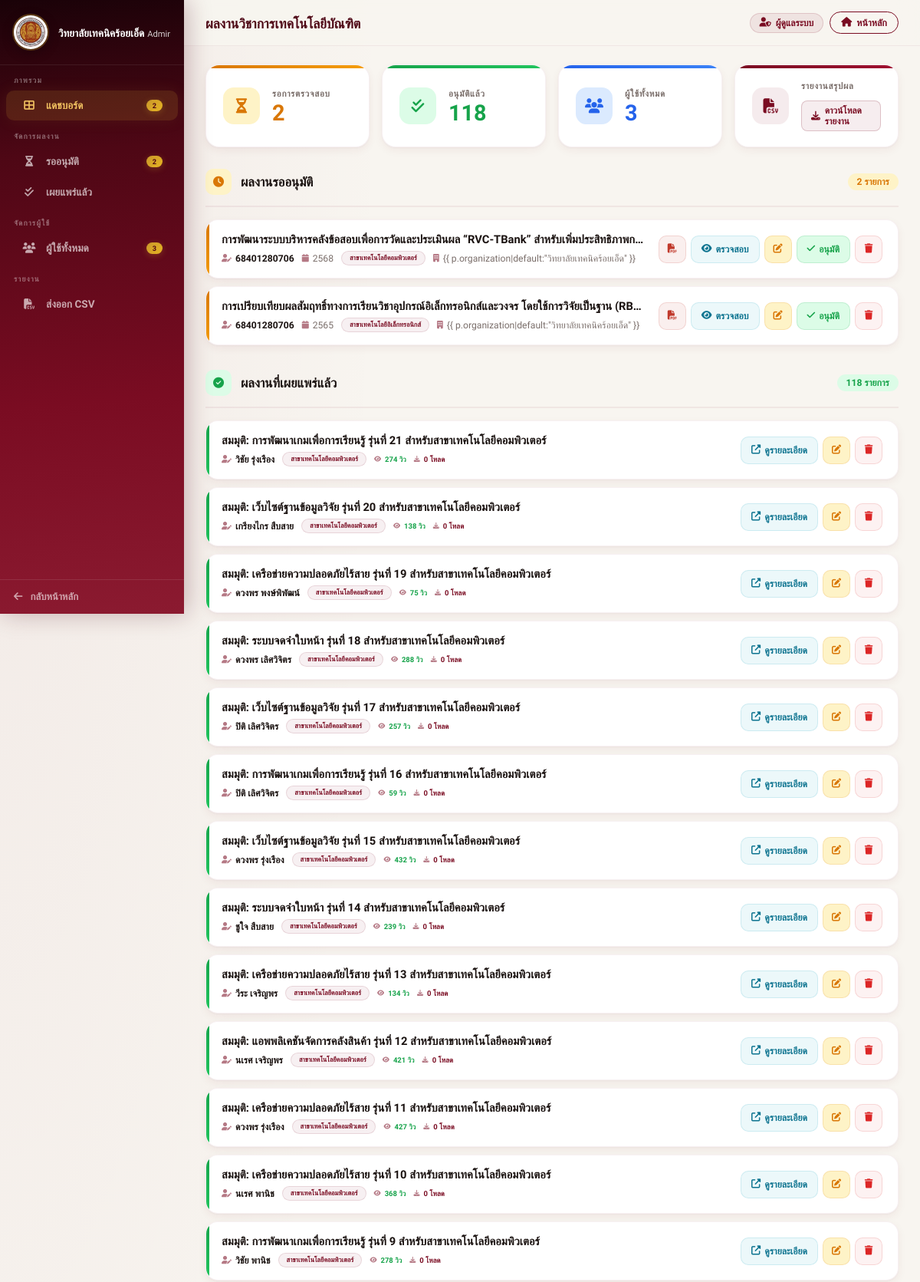
Page /manage/ (signed in, upper part) on the committed database.
### research/models.py (models this page shows, shortened)
class Project(models.Model):
    DEPARTMENTS = [
        ('EE', 'สาขาเทคโนโลยีไฟฟ้า'),
        ('ET', 'สาขาเทคโนโลยีอิเล็กทรอนิกส์'),
        ('PT', 'สาขาเทคโนโลยีการผลิต'),
        ('MT', 'สาขาเทคโนโลยีเครื่องกล'),
        ('CT', 'สาขาเทคโนโลยีคอมพิวเตอร์'),
    ]
    RESEARCH_TYPES = [
        ('classroom', 'วิจัยในชั้นเรียน'),
        ('r_d', 'วิจัยและพัฒนา (R&D)'),
        ('innovation', 'นวัตกรรมและสิ่งประดิษฐ์'),
        ('survey', 'วิจัยเชิงสำรวจ'),
        ('other', 'อื่นๆ'),
    ]
    title_th = models.CharField(max_length=500, verbose_name="ชื่อผลงานวิจัย (ภาษาไทย)")
    title_en = models.CharField(max_length=500, verbose_name="ชื่อผลงานวิจัย (ภาษาอังกฤษ)", blank=True, null=True)
    department = models.CharField(max_length=2, choices=DEPARTMENTS, default='CT', verbose_name="สาขาวิชา")
    academic_year = models.IntegerField(verbose_name="ปีที่ผลงานวิจัยเสร็จ (พ.ศ.)")
    research_type = models.CharField(max_length=50, choices=RESEARCH_TYPES, default='innovation', verbose_name="ประเภทของงานวิจัย")
    student_name = models.CharField(max_length=255, verbose_name="ชื่อนักวิจัยหลัก")
    researcher_co1 = models.CharField(max_length=255, verbose_name="ชื่อนักวิจัยร่วมคนที่ 1", blank=True, null=True)
    researcher_co2 = models.CharField(max_length=255, verbose_name="ชื่อนักวิจัยร่วมคนที่ 2", blank=True, null=True)
    organization = models.CharField(max_length=255, verbose_name="หน่วยงาน", default="วิทยาลัยเทคนิคร้อยเอ็ด")
    funding_by = models.CharField(max_length=255, verbose_name="ผู้สนับสนุนทุนวิจัย", blank=True, null=True)
    awards = models.TextField(verbose_name="รางวัลที่เคยได้รับ", blank=True, null=True)
    abstract = models.TextField(verbose_name="บทคัดย่อ", blank=True)
    keywords = models.CharField(max_length=255, verbose_name="คำสำคัญ (Keywords)", blank=True)
    background = models.TextField(verbose_name="ความเป็นมา/หลักการและเหตุผล", blank=True)
    objectives = models.TextField(verbose_name="วัตถุประสงค์การวิจัย", blank=True)
    scope = models.TextField(verbose_name="ขอบเขตของการวิจัย", blank=True)
    theory = models.TextField(verbose_name="ทฤษฎีที่ใช้ในการศึกษา/ที่เกี่ยวข้อง", blank=True)
    methodology = models.TextField(verbose_name="วิธีการวิจัย", blank=True)
    results = models.TextField(verbose_name="ผลการวิจัย", blank=True)
    discussion = models.TextField(verbose_name="อภิปรายผล", blank=True)
    suggestions_use = models.TextField(verbose_name="ข้อเสนอแนะในการใช้ประโยชน์", blank=True)
    suggestions_next = models.TextField(verbose_name="ข้อเสนอแนะในการทำวิจัยครั้งต่อไป", blank=True)
    other_info = models.TextField(verbose_name="อื่นๆ", blank=True, null=True)
    pdf_file = models.FileField(
        upload_to='pdfs/',
        verbose_name="ไฟล์ PDF ฉบับเต็ม",
        validators=[FileExtensionValidator(allowed_extensions=['pdf']), validate_file_size],
        null=True, blank=True
    )
    is_approved = models.BooleanField(default=False, verbose_name="อนุมัติการเผยแพร่")
    views_count = models.PositiveIntegerField(default=0, verbose_name="ยอดเข้าชม")
    download_count = models.PositiveIntegerField(default=0, verbose_name="ยอดดาวน์โหลด")
    class Meta:
        verbose_name = "โครงงาน/ผลงานวิชาการ"
        verbose_name_plural = "โครงงาน/ผลงานวิชาการ"
        ordering = ['-academic_year']

### research/views.py (the view)
# urls.py: path('manage/', views.admin_dashboard, name='admin_dashboard'),
@login_required
def admin_dashboard(request):
    if not request.user.is_staff:
        messages.warning(request, "เฉพาะผู้ดูแลระบบเท่านั้นที่เข้าถึงหน้านี้ได้")
        return redirect('project_list')
    pending_projects  = Project.objects.filter(is_approved=False).order_by('-id')
    approved_projects = Project.objects.filter(is_approved=True).order_by('-id')
    users = User.objects.select_related('profile').order_by('-date_joined')
    return render(request, 'research/admin_dashboard.html', {
        'pending_projects':  pending_projects,
        'approved_projects': approved_projects,
        'pending_count':     pending_projects.count(),
        'approved_count':    approved_projects.count(),
        'users':             users,
        'user_count':        users.count(),
    })

### research/templates/research/admin_dashboard.html (shortened to what this page needs)
{% load static %}
<!DOCTYPE html>
<html lang="th">
<head>
    <link rel="stylesheet" href="https://cdnjs.cloudflare.com/ajax/libs/font-awesome/6.4.0/css/all.min.css">
</head>
<body>
    <aside class="sidebar" id="sidebar">
        <div class="sidebar-logo">
            <img src="{% static 'logoretc.png' %}" alt="RETC" class="logo-img">
            <div class="sidebar-logo-text">
                <span class="sidebar-logo-name">วิทยาลัยเทคนิคร้อยเอ็ด</span>
                <span class="sidebar-logo-sub">Admin Dashboard</span>
            </div>
        </div>
        <nav class="sidebar-nav">
            <div class="sidebar-section-label">ภาพรวม</div>
            <a class="nav-item active" href="#" data-tip="แดชบอร์ด">
                <i class="fas fa-th-large"></i> <span>แดชบอร์ด</span>
                {% if pending_count > 0 %}<span class="nav-badge">{{ pending_count }}</span>{% endif %}
            </a>
            <div class="sidebar-section-label">จัดการผลงาน</div>
            <a class="nav-item" href="#pending-section" data-tip="รออนุมัติ">
                <i class="fas fa-hourglass-half"></i> <span>รออนุมัติ</span>
                {% if pending_count > 0 %}<span class="nav-badge">{{ pending_count }}</span>{% endif %}
            </a>
            <a class="nav-item" href="#approved-section" data-tip="เผยแพร่แล้ว">
                <i class="fas fa-check-double"></i> <span>เผยแพร่แล้ว</span>
            </a>
            <div class="sidebar-section-label">จัดการผู้ใช้</div>
            <a class="nav-item" href="#users-section" data-tip="ผู้ใช้ทั้งหมด">
                <i class="fas fa-users"></i> <span>ผู้ใช้ทั้งหมด</span>
                <span class="nav-badge">{{ user_count }}</span>
            </a>
            <div class="sidebar-section-label">รายงาน</div>
            <a class="nav-item" href="{% url 'export_projects_csv' %}" data-tip="ส่งออก CSV">
                <i class="fas fa-file-csv"></i> <span>ส่งออก CSV</span>
            </a>
        </nav>
        <div class="sidebar-footer">
            <a href="{% url 'project_list' %}" data-tip="หน้าหลัก">
                <i class="fas fa-arrow-left"></i> <span>กลับหน้าหลัก</span>
            </a>
        </div>
    </aside>
    <div class="main" id="mainContent">
        <header class="topbar">
            <div class="topbar-left">
                <div class="topbar-title">ผลงานวิชาการเทคโนโลยีบัณฑิต</div>
            </div>
            <div class="topbar-right">
                <div class="admin-chip">
                    <i class="fas fa-user-shield"></i> ผู้ดูแลระบบ
                </div>
                <a href="{% url 'project_list' %}" class="btn-back">
                    <i class="fas fa-home"></i> <span>หน้าหลัก</span>
                </a>
            </div>
        </header>
        <div class="page-body">
            <div class="stat-grid" style="grid-template-columns: repeat(4,1fr);">
                <div class="stat-card">
                    <div class="stat-icon-wrap stat-icon-amber"><i class="fas fa-hourglass-half"></i></div>
                    <div class="stat-info">
                        <div class="stat-label">รอการตรวจสอบ</div>
                        <div class="stat-value amber">{{ pending_count }}</div>
                    </div>
                </div>
                <div class="stat-card">
                    <div class="stat-icon-wrap stat-icon-green"><i class="fas fa-check-double"></i></div>
                    <div class="stat-info">
                        <div class="stat-label">อนุมัติแล้ว</div>
                        <div class="stat-value green">{{ approved_count }}</div>
                    </div>
                </div>
                <div class="stat-card">
                    <div class="stat-icon-wrap stat-icon-blue"><i class="fas fa-users"></i></div>
                    <div class="stat-info">
                        <div class="stat-label">ผู้ใช้ทั้งหมด</div>
                        <div class="stat-value" style="color:#2563eb;">{{ user_count }}</div>
                    </div>
                </div>
                <div class="stat-card">
                    <div class="stat-icon-wrap stat-icon-crimson"><i class="fas fa-file-csv"></i></div>
                    <div class="stat-info">
                        <div class="stat-label">รายงานสรุปผล</div>
                        <a href="{% url 'export_projects_csv' %}" class="btn-export">
                            <i class="fas fa-download"></i> ดาวน์โหลดรายงาน
                        </a>
                    </div>
                </div>
            </div>
            <div id="pending-section" style="margin-bottom: 32px;">
                <div class="section-header">
                    <div class="section-icon amber"><i class="fas fa-clock"></i></div>
                    <span class="section-title-text">ผลงานรออนุมัติ</span>
                    <span class="section-count amber">{{ pending_count }} รายการ</span>
                </div>
                {% for p in pending_projects %}
                <div class="project-row pending">
                    <div class="project-info">
                        <div class="project-name">{{ p.title_th }}</div>
                        <div class="project-meta">
                            <span><i class="fas fa-user-edit"></i> <b>{{ p.student_name }}</b></span>
                            <span><i class="fas fa-calendar"></i> {{ p.academic_year }}</span>
                            <span class="dept-tag">{{ p.get_department_display }}</span>
                            <span><i class="fas fa-building"></i> {{ p.organization|default:"วิทยาลัยเทคนิคร้อยเอ็ด"
                                }}</span>
                        </div>
                    </div>
                    <div class="action-group">
                        {% if p.pdf_file %}
                        <a href="{{ p.pdf_file.url }}" target="_blank" class="btn-act btn-pdf btn-icon"
                            title="ดู PDF"><i class="fas fa-file-pdf"></i></a>
                        {% endif %}
                        <a href="{% url 'project_detail' p.id %}" target="_blank" class="btn-act btn-preview">
                            <i class="fas fa-eye"></i> ตรวจสอบ
                        </a>
                        <a href="{% url 'edit_project' p.id %}" class="btn-act btn-edit btn-icon" title="แก้ไข"><i
                                class="fas fa-edit"></i></a>
                        <form method="POST" action="{% url 'approve_project' p.id %}" style="display:inline;">
                            <button type="submit" class="btn-act btn-approve"
                                onclick="return confirm('ยืนยันการอนุมัติผลงานนี้?')">
                                <i class="fas fa-check"></i> อนุมัติ
                            </button>
                        </form>
                        <form method="POST" action="{% url 'delete_project' p.id %}" style="display:inline;">
                            <button type="submit" class="btn-act btn-delete btn-icon" title="ลบ"
                                onclick="return confirm('ลบข้อมูลนี้ถาวร?')">
                                <i class="fas fa-trash"></i>
                            </button>
                        </form>
                    </div>
                </div>
                {% empty %}
                <div class="empty-state">
                    <i class="fas fa-inbox"></i>
                    ไม่มีผลงานค้างตรวจสอบ
                </div>
                {% endfor %}
            </div>
            <div id="approved-section">
                <div class="section-header">
                    <div class="section-icon green"><i class="fas fa-check-circle"></i></div>
                    <span class="section-title-text">ผลงานที่เผยแพร่แล้ว</span>
                    <span class="section-count green">{{ approved_count }} รายการ</span>
                </div>
                {% for p in approved_projects %}
                <div class="project-row approved">
                    <div class="project-info">
                        <div class="project-name">{{ p.title_th }}</div>
                        <div class="project-meta">
                            <span><i class="fas fa-user-edit"></i> <b>{{ p.student_name }}</b></span>
                            <span class="dept-tag">{{ p.get_department_display }}</span>
                            <span class="stat-inline views"><i class="fas fa-eye"></i> {{ p.views_count }} วิว</span>
                            <span class="stat-inline downloads"><i class="fas fa-download"></i> {{ p.download_count }}
                                โหลด</span>
                        </div>
                    </div>
                    <div class="action-group">
                        <a href="{% url 'project_detail' p.id %}" target="_blank" class="btn-act btn-preview">
                            <i class="fas fa-external-link-alt"></i> ดูรายละเอียด
                        </a>
                        <a href="{% url 'edit_project' p.id %}" class="btn-act btn-edit btn-icon" title="แก้ไข"><i
                                class="fas fa-edit"></i></a>
                        <form method="POST" action="{% url 'delete_project' p.id %}" style="display:inline;">
                            <button type="submit" class="btn-act btn-delete btn-icon" title="ลบ"
                                onclick="return confirm('ต้องการลบผลงานชิ้นนี้ใช่หรือไม่?')">
                                <i class="fas fa-trash"></i>
                            </button>
                        </form>
                    </div>
                </div>
                {% empty %}
                <div class="empty-state">
                    <i class="fas fa-folder-open"></i>
                    ยังไม่มีผลงานที่ผ่านการอนุมัติ
                </div>
                {% endfor %}
            </div>
        </div>
    </div>
</body>
</html>

### rows in the picture
Project: title_th "การพัฒนาระบบบริหารคลังข้อสอบเพื่อการวัดและประเมินผล “RVC-TBank” สำหรับเพิ่มประสิทธิภาพก…", student_name "68401280706", academic_year "2568", department "สาขาเทคโนโลยีคอมพิวเตอร์"
Project: title_th "การเปรียบเทียบผลสัมฤทธิ์ทางการเรียนวิชาอุปกรณ์อิเล็กทรอนิกส์และวงจร โดยใช้การวิจัยเป็นฐาน (RB…", student_name "68401280706", academic_year "2565", department "สาขาเทคโนโลยีอิเล็กทรอนิกส์"
Project: title_th "สมมุติ: การพัฒนาเกมเพื่อการเรียนรู้ รุ่นที่ 21 สำหรับสาขาเทคโนโลยีคอมพิวเตอร์", student_name "วิชัย รุ่งเรือง", department "สาขาเทคโนโลยีคอมพิวเตอร์", views_count "274", download_count "0"
Project: title_th "สมมุติ: เว็บไซต์ฐานข้อมูลวิจัย รุ่นที่ 20 สำหรับสาขาเทคโนโลยีคอมพิวเตอร์", student_name "เกรียงไกร สืบสาย", department "สาขาเทคโนโลยีคอมพิวเตอร์", views_count "138", download_count "0"
Project: title_th "สมมุติ: เครือข่ายความปลอดภัยไร้สาย รุ่นที่ 19 สำหรับสาขาเทคโนโลยีคอมพิวเตอร์", student_name "ดวงพร พงษ์พิพัฒน์", department "สาขาเทคโนโลยีคอมพิวเตอร์", views_count "75", download_count "0"
Project: title_th "สมมุติ: ระบบจดจำใบหน้า รุ่นที่ 18 สำหรับสาขาเทคโนโลยีคอมพิวเตอร์", student_name "ดวงพร เลิศวิจิตร", department "สาขาเทคโนโลยีคอมพิวเตอร์", views_count "288", download_count "0"
Project: title_th "สมมุติ: เว็บไซต์ฐานข้อมูลวิจัย รุ่นที่ 17 สำหรับสาขาเทคโนโลยีคอมพิวเตอร์", student_name "ปิติ เลิศวิจิตร", department "สาขาเทคโนโลยีคอมพิวเตอร์", views_count "257", download_count "0"
Project: title_th "สมมุติ: การพัฒนาเกมเพื่อการเรียนรู้ รุ่นที่ 16 สำหรับสาขาเทคโนโลยีคอมพิวเตอร์", student_name "ปิติ เลิศวิจิตร", department "สาขาเทคโนโลยีคอมพิวเตอร์", views_count "59", download_count "0"
Project: title_th "สมมุติ: เว็บไซต์ฐานข้อมูลวิจัย รุ่นที่ 15 สำหรับสาขาเทคโนโลยีคอมพิวเตอร์", student_name "ดวงพร รุ่งเรือง", department "สาขาเทคโนโลยีคอมพิวเตอร์", views_count "432", download_count "0"
Project: title_th "สมมุติ: ระบบจดจำใบหน้า รุ่นที่ 14 สำหรับสาขาเทคโนโลยีคอมพิวเตอร์", student_name "ชูใจ สืบสาย", department "สาขาเทคโนโลยีคอมพิวเตอร์", views_count "239", download_count "0"
Project: title_th "สมมุติ: เครือข่ายความปลอดภัยไร้สาย รุ่นที่ 13 สำหรับสาขาเทคโนโลยีคอมพิวเตอร์", student_name "วีระ เจริญพร", department "สาขาเทคโนโลยีคอมพิวเตอร์", views_count "134", download_count "0"
Project: title_th "สมมุติ: แอพพลิเคชันจัดการคลังสินค้า รุ่นที่ 12 สำหรับสาขาเทคโนโลยีคอมพิวเตอร์", student_name "นเรศ เจริญพร", department "สาขาเทคโนโลยีคอมพิวเตอร์", views_count "421", download_count "0"
Project: title_th "สมมุติ: เครือข่ายความปลอดภัยไร้สาย รุ่นที่ 11 สำหรับสาขาเทคโนโลยีคอมพิวเตอร์", student_name "ดวงพร รุ่งเรือง", department "สาขาเทคโนโลยีคอมพิวเตอร์", views_count "427", download_count "0"
Project: title_th "สมมุติ: เครือข่ายความปลอดภัยไร้สาย รุ่นที่ 10 สำหรับสาขาเทคโนโลยีคอมพิวเตอร์", student_name "นเรศ พานิช", department "สาขาเทคโนโลยีคอมพิวเตอร์", views_count "368", download_count "0"
Project: title_th "สมมุติ: การพัฒนาเกมเพื่อการเรียนรู้ รุ่นที่ 9 สำหรับสาขาเทคโนโลยีคอมพิวเตอร์", student_name "วิชัย พานิช", department "สาขาเทคโนโลยีคอมพิวเตอร์", views_count "278", download_count "0"

### other values in the picture
{{ pending_count }} "2"
{{ user_count }} "3"
{{ approved_count }} "118"
